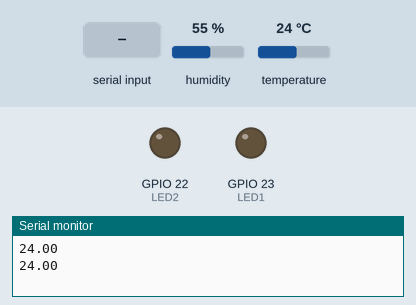
Recording of a sketch running on a simulated ESP32. Shown: output pins drawn as LEDs (lit = HIGH), the last lines printed to the serial monitor. The inputs (shaded band) are chosen by the test bench; at power-on: humidity 55 %, temperature 24 °C.

Above: at 2.8 s.
2.9 s: "H" received over Serial
At 5.2 s:
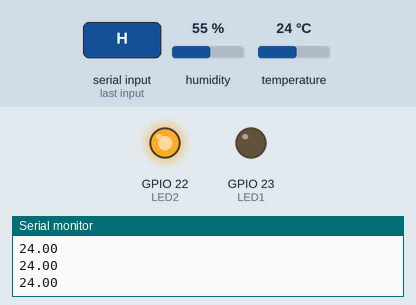
5.6 s: "L" received over Serial
At 6.4 s:
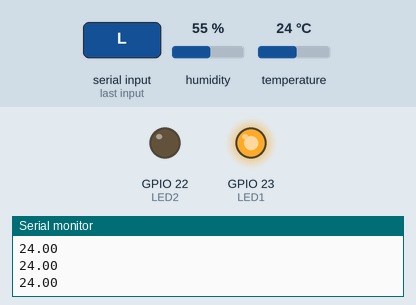
Timing chart, 0 to 8.6 s (numbered marks = the images above; inputs shaded):
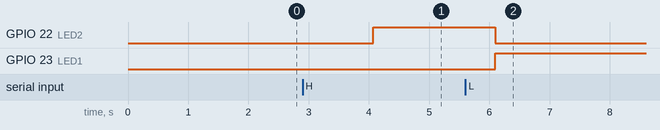

Measured:
- after the input at 2.9 s, GPIO 22 (LED2): LOW → HIGH after 1.2 s
- after the input at 5.6 s, GPIO 22 (LED2): HIGH → LOW after 0.49 s; GPIO 23 (LED1): LOW → HIGH after 0.49 s

The sketch:

DHT11_LEDS.ino
```cpp
#include "DHT.h"
const byte DHTPIN = 32;
const byte LED1 = 23;
const byte LED2 = 22;
#define DHTTYPE DHT11

DHT dht(DHTPIN, DHTTYPE);

void setup() {
  Serial.begin(115200);
  pinMode(LED1,OUTPUT);
  pinMode(LED2,OUTPUT);
  dht.begin();
}

void loop() {
  float t = dht.readTemperature();
  if (isnan(t)) {
    Serial.println("Error");
  }
  Serial.println(t);
  if (Serial.available() > 0) {
    char comando = Serial.read();

    if (comando == 'H') {
      digitalWrite(LED2, HIGH);
      digitalWrite(LED1, LOW);
    } else if (comando == 'L') {
      digitalWrite(LED2, LOW);
      digitalWrite(LED1, HIGH);
    }
  }
  delay(2000); //Agregamos un delay para adquirir datos.
  }
```
